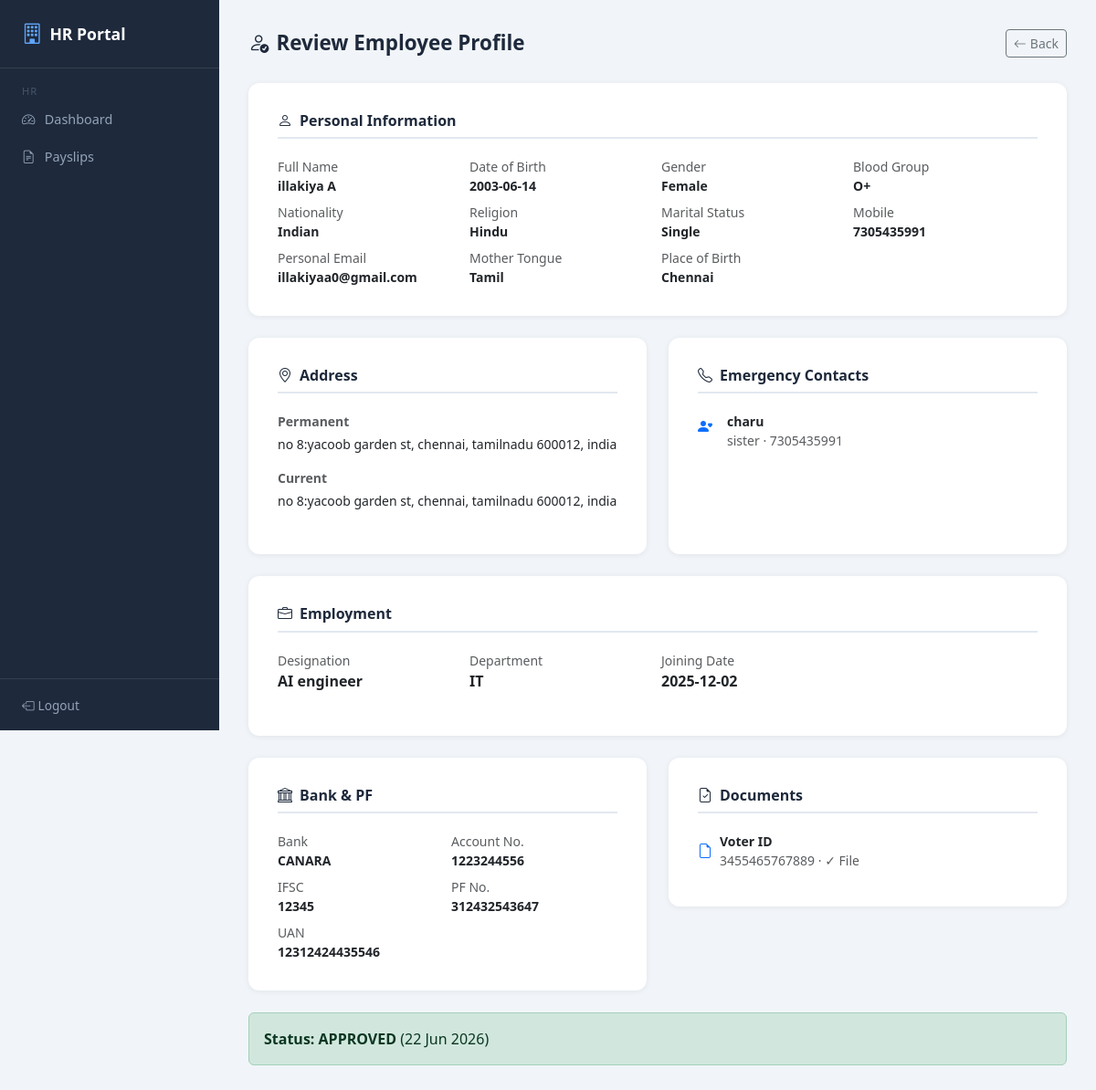
Screenshot of /hr/profile/1 (signed in) with the database file from the repository.
### sql.py (models this page shows)
class EmployeeProfile(db.Model):
    __tablename__ = "employee_profiles"
    profile_id = db.Column(db.Integer, primary_key=True)
    user_id = db.Column(db.Integer, db.ForeignKey("users.user_id"), unique=True)
    user = db.relationship(
        "User",
        foreign_keys=[user_id],
        backref=db.backref("profile", uselist=False),
    )
    step1_done = db.Column(db.Boolean, default=False)
    step2_done = db.Column(db.Boolean, default=False)
    step3_done = db.Column(db.Boolean, default=False)
    step4_done = db.Column(db.Boolean, default=False)
    step5_done = db.Column(db.Boolean, default=False)
    step6_done = db.Column(db.Boolean, default=False)
    submitted = db.Column(db.Boolean, default=False)
    status = db.Column(db.String(20), default="DRAFT")
    hr_remarks = db.Column(db.Text)
    reviewed_by = db.Column(db.Integer, db.ForeignKey("users.user_id"), nullable=True)
    reviewed_at = db.Column(db.DateTime, nullable=True)
    submitted_at = db.Column(db.DateTime, nullable=True)
    created_at = db.Column(db.DateTime, default=datetime.utcnow)
    first_name = db.Column(db.String(100))
    middle_name = db.Column(db.String(100))
    last_name = db.Column(db.String(100))
    date_of_birth = db.Column(db.Date)
    gender = db.Column(db.String(20))
    blood_group = db.Column(db.String(10))
    religion = db.Column(db.String(100))
    nationality = db.Column(db.String(100))
    place_of_birth = db.Column(db.String(200))
    mother_tongue = db.Column(db.String(100))
    marital_status = db.Column(db.String(50))
    personal_email = db.Column(db.String(120))
    mobile_number = db.Column(db.String(20))
    photo_path = db.Column(db.String(500))
    perm_address_line1 = db.Column(db.String(255))
    perm_address_line2 = db.Column(db.String(255))
    perm_city = db.Column(db.String(100))
    perm_state = db.Column(db.String(100))
    perm_country = db.Column(db.String(100))
    perm_postal_code = db.Column(db.String(20))
    curr_same_as_perm = db.Column(db.Boolean, default=False)
    curr_address_line1 = db.Column(db.String(255))
    curr_address_line2 = db.Column(db.String(255))
    curr_city = db.Column(db.String(100))
    curr_state = db.Column(db.String(100))
    curr_country = db.Column(db.String(100))
    curr_postal_code = db.Column(db.String(20))
    emergency_contacts_json = db.Column(db.Text)  # JSON list
    designation = db.Column(db.String(150))
    department = db.Column(db.String(150))
    joining_date = db.Column(db.Date)
    employment_history_json = db.Column(db.Text)  # JSON list
    bank_name = db.Column(db.String(200))
    account_number = db.Column(db.String(100))
    branch_name = db.Column(db.String(150))
    ifsc_code = db.Column(db.String(20))
    pf_number = db.Column(db.String(100))
    uan_number = db.Column(db.String(100))
    documents_json = db.Column(db.Text)  # JSON list of {type, number, file_path}

### HRdashboard.py (the view)
@app.route("/hr/profile/<int:profile_id>")
@login_required
@role_required("HR")
def hr_view_profile(profile_id):
    profile = EmployeeProfile.query.get_or_404(profile_id)
    ec = json.loads(profile.emergency_contacts_json or "[]")
    history = json.loads(profile.employment_history_json or "[]")
    docs = json.loads(profile.documents_json or "[]")
    return render_template(
        "hr_view_profile.html",
        profile=profile,
        emergency_contacts=ec,
        employment_history=history,
        documents=docs,
    )

### app.py (called while the page is built)
@login_manager.user_loader
def load_user(user_id):
    return db.session.get(User, int(user_id))

### utils.py (called while the page is built)
def role_required(*roles):
    def decorator(func):
        @wraps(func)
        def wrapper(*args, **kwargs):
            if not current_user.is_authenticated:
                abort(403)
            if current_user.role not in roles:
                abort(403)
            return func(*args, **kwargs)
        return wrapper
    return decorator

### templates/hr_view_profile.html (shortened to what this page needs)
{% extends "base.html" %}
{% block content %}
<div class="topbar">
  <h1><i class="bi bi-person-check me-2"></i>Review Employee Profile</h1>
  <a href="{{ url_for('hr_dashboard') }}" class="btn btn-outline-secondary btn-sm"><i class="bi bi-arrow-left me-1"></i>Back</a>
</div>
<div class="row g-4">
  <div class="col-12">
    <div class="card-form">
      <h5 class="section-title"><i class="bi bi-person me-2"></i>Personal Information</h5>
      <div class="row g-2">
        {% macro rv(label, val) %}
          <div class="col-md-3 col-sm-6">
            <div class="text-muted small">{{ label }}</div>
            <div class="fw-semibold small">{{ val or '—' }}</div>
          </div>
        {% endmacro %}
        {{ rv("Full Name", (profile.first_name or '') + ' ' + (profile.middle_name or '') + ' ' + (profile.last_name or '')) }}
        {{ rv("Date of Birth", profile.date_of_birth) }}
        {{ rv("Gender", profile.gender) }}
        {{ rv("Blood Group", profile.blood_group) }}
        {{ rv("Nationality", profile.nationality) }}
        {{ rv("Religion", profile.religion) }}
        {{ rv("Marital Status", profile.marital_status) }}
        {{ rv("Mobile", profile.mobile_number) }}
        {{ rv("Personal Email", profile.personal_email) }}
        {{ rv("Mother Tongue", profile.mother_tongue) }}
        {{ rv("Place of Birth", profile.place_of_birth) }}
      </div>
    </div>
  </div>
  <div class="col-md-6">
    <div class="card-form h-100">
      <h5 class="section-title"><i class="bi bi-geo-alt me-2"></i>Address</h5>
      <p class="small fw-semibold text-muted mb-1">Permanent</p>
      <p class="small">{{ profile.perm_address_line1 or '—' }}, {{ profile.perm_city or '' }}, {{ profile.perm_state or '' }} {{ profile.perm_postal_code or '' }}, {{ profile.perm_country or '' }}</p>
      <p class="small fw-semibold text-muted mb-1">Current</p>
      <p class="small">{{ profile.curr_address_line1 or '—' }}, {{ profile.curr_city or '' }}, {{ profile.curr_state or '' }} {{ profile.curr_postal_code or '' }}, {{ profile.curr_country or '' }}</p>
    </div>
  </div>
  <div class="col-md-6">
    <div class="card-form h-100">
      <h5 class="section-title"><i class="bi bi-telephone me-2"></i>Emergency Contacts</h5>
      {% for ec in emergency_contacts %}
      <div class="d-flex gap-3 mb-2">
        <i class="bi bi-person-heart text-primary mt-1"></i>
        <div>
          <div class="fw-semibold small">{{ ec.name }}</div>
          <div class="text-muted small">{{ ec.relationship }} · {{ ec.phone }}</div>
        </div>
      </div>
      {% else %}
      <p class="text-muted small">None</p>
      {% endfor %}
    </div>
  </div>
  <div class="col-12">
    <div class="card-form">
      <h5 class="section-title"><i class="bi bi-briefcase me-2"></i>Employment</h5>
      <div class="row g-2 mb-3">
        <div class="col-md-3"><div class="text-muted small">Designation</div><div class="fw-semibold">{{ profile.designation or '—' }}</div></div>
        <div class="col-md-3"><div class="text-muted small">Department</div><div class="fw-semibold">{{ profile.department or '—' }}</div></div>
        <div class="col-md-3"><div class="text-muted small">Joining Date</div><div class="fw-semibold">{{ profile.joining_date or '—' }}</div></div>
      </div>
    </div>
  </div>
  <div class="col-md-6">
    <div class="card-form">
      <h5 class="section-title"><i class="bi bi-bank me-2"></i>Bank & PF</h5>
      <div class="row g-2">
        <div class="col-6"><div class="text-muted small">Bank</div><div class="fw-semibold small">{{ profile.bank_name or '—' }}</div></div>
        <div class="col-6"><div class="text-muted small">Account No.</div><div class="fw-semibold small">{{ profile.account_number or '—' }}</div></div>
        <div class="col-6"><div class="text-muted small">IFSC</div><div class="fw-semibold small">{{ profile.ifsc_code or '—' }}</div></div>
        <div class="col-6"><div class="text-muted small">PF No.</div><div class="fw-semibold small">{{ profile.pf_number or '—' }}</div></div>
        <div class="col-6"><div class="text-muted small">UAN</div><div class="fw-semibold small">{{ profile.uan_number or '—' }}</div></div>
      </div>
    </div>
  </div>
  <div class="col-md-6">
    <div class="card-form">
      <h5 class="section-title"><i class="bi bi-file-earmark-check me-2"></i>Documents</h5>
      {% for doc in documents %}
      <div class="d-flex align-items-center gap-2 mb-2">
        <i class="bi bi-file-earmark text-primary"></i>
        <div>
          <div class="fw-semibold small">{{ doc.type }}</div>
          <div class="text-muted small">{{ doc.number or '—' }} · {{ '✓ File' if doc.file_path else '✗ No file' }}</div>
        </div>
      </div>
      {% else %}
      <p class="text-muted small">None</p>
      {% endfor %}
    </div>
  </div>
  {% if profile.status == "PENDING" %}
  <div class="col-12">
    <div class="card-form border-warning" style="border:2px solid #fbbf24!important;">
      <h5 class="section-title"><i class="bi bi-shield-check me-2"></i>HR Decision</h5>
      <div class="row g-3">
        <div class="col-md-6">
          <form method="POST" action="{{ url_for('hr_approve_profile', profile_id=profile.profile_id) }}">
            <label class="form-label fw-semibold">Approval Remarks <span class="text-muted fw-normal">(optional)</span></label>
            <textarea name="remarks" class="form-control mb-3" rows="3" placeholder="Add any notes for the employee..."></textarea>
            <button type="submit" class="btn btn-success w-100 py-2 fw-semibold"
              onclick="return confirm('Approve this profile and create employee record?')">
              <i class="bi bi-check-circle me-2"></i>Approve Profile
            </button>
          </form>
        </div>
        <div class="col-md-6">
          <form method="POST" action="{{ url_for('hr_reject_profile', profile_id=profile.profile_id) }}">
            <label class="form-label fw-semibold">Rejection Reason <span class="text-danger">*</span></label>
            <textarea name="remarks" class="form-control mb-3" rows="3" placeholder="Explain why the profile is being rejected..." required></textarea>
            <button type="submit" class="btn btn-danger w-100 py-2 fw-semibold"
              onclick="return confirm('Reject this profile?')">
              <i class="bi bi-x-circle me-2"></i>Reject Profile
            </button>
          </form>
        </div>
      </div>
    </div>
  </div>
  {% else %}
  <div class="col-12">
    <div class="alert alert-{{ 'success' if profile.status == 'APPROVED' else 'danger' }}">
      <strong>Status: {{ profile.status }}</strong>
      {% if profile.reviewed_at %} ({{ profile.reviewed_at.strftime('%d %b %Y') }}){% endif %}
    </div>
  </div>
  {% endif %}
</div>
{% endblock %}

### templates/base.html (style rules this page uses)
:root { --sidebar-width: 240px; --primary: #2563eb; --primary-dark: #1d4ed8; }
body { background: #f1f5f9; font-family: 'Segoe UI', sans-serif; }
.topbar { display: flex; justify-content: space-between; align-items: center; margin-bottom: 1.75rem; }
.topbar h1 { font-size: 1.4rem; font-weight: 700; color: #1e293b; margin: 0; }
.card-form { background: #fff; border-radius: 12px; padding: 2rem; box-shadow: 0 1px 6px rgba(0,0,0,.07); }
.section-title { font-size: 1rem; font-weight: 700; color: #1e293b; border-bottom: 2px solid #e2e8f0; padding-bottom: .5rem; margin-bottom: 1.25rem; }

### rows the page displays
EmployeeProfile: date_of_birth "2003-06-14 Female O+ Indian Hindu Single 7305435991 illakiyaa0@gmail.com Tamil Chennai", perm_address_line1 "no 8:yacoob garden st", perm_city "chennai", perm_state "tamilnadu", perm_postal_code "600012", perm_country "india", curr_address_line1 "no 8:yacoob garden st", curr_city "chennai", curr_state "tamilnadu", curr_postal_code "600012", curr_country "india", designation "AI engineer", department "IT", joining_date "2025-12-02", bank_name "CANARA", account_number "1223244556", ifsc_code "12345", pf_number "312432543647", uan_number "12312424435546", status "APPROVED", reviewed_at "22 Jun 2026"

### other values shown
{{ label }} "Full Name Date of Birth Gender Blood Group Nationality Religion Marital Status Mobile Personal Email Mother Tongue Place of Birth"
{{ val or '—' }} "illakiya A"
{{ ec.name }} "charu"
{{ ec.relationship }} "sister"
{{ ec.phone }} "7305435991"
{{ doc.type }} "Voter ID"
{{ doc.number or '—' }} "3455465767889"
{{ '✓ File' if doc.file_path else '✗ No file' }} "✓ File"
